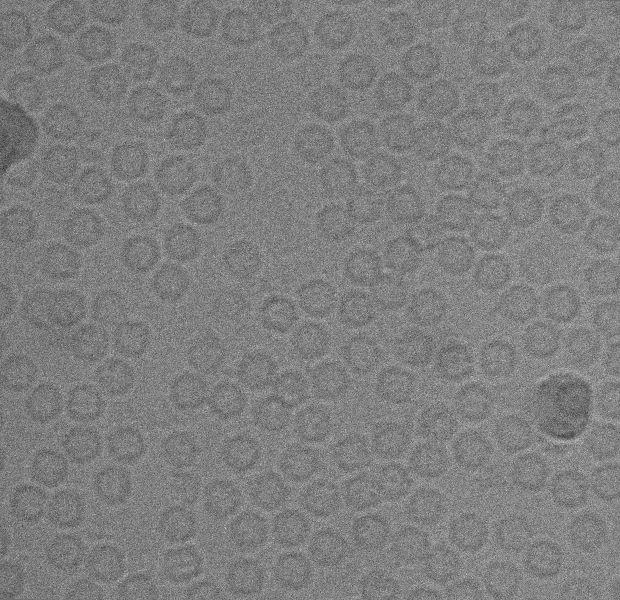
%> input picture Guide User Interface_GUI/Apoferritin cryo-EM dataset/May08_03.05.02.bin_avg.png, 1240 x 1200 px (shown at 1/2 size)
$ octave AutoPicker_Demo2.m   (GNU Octave 9; MATLAB toolbox functions it lacks are replaced by stand-ins)
%> lines starting %> are read from the running program, lines starting %| are printed output that depends on the picture; in (x1, y1, x2, y2) boxes, pixels count from 0 and x2, y2 are one past the last pixel; in counts of white or black regions, pixels touching at a corner belong together; the program's own positions count from 1
### Main File/Pre-processing Stage/Signle Particle Detection_Demo/Our_Clustering1.m
function [cluster_image] = Our_Clustering1(im)
%UNTITLED Summary of this function goes here
%   Detailed explanation goes here
% douple the image
img=double(im);

[row,col,color_mp]= size(img);

% Convert the image from 2D to 1D image space...
img_vector = img(:);

% specify number of clusters
Clusters=4;

Cluster = cell(1,Clusters);
Cluster(:) = {zeros(size(img_vector,1),1);};

% Range
range = max(img_vector) - min(img_vector);

% Determine the # of steps
stepv = range/Clusters;
% Cluster initialization
K=stepv:stepv:max(img_vector);

for ii=1:size(img_vector,1)
    difference = abs(K-img_vector(ii));
    [y,ind]=min(difference);
    Cluster{ind}(ii)=img_vector(ii);
end

cluster_1=reshape(Cluster{1,1},[row col]);
C1=cluster_1;C1(cluster_1~=0)=1;
cluster_2=reshape(Cluster{1,2},[row col]);
C2=cluster_2;C2(cluster_2~=0)=2;
cluster_3=reshape(Cluster{1,3},[row col]);
C3=cluster_3;C3(cluster_3~=0)=3;
cluster_4=reshape(Cluster{1,4},[row col]);
C4=cluster_4;C4(cluster_4~=0)=4;
%
figure;suptitle('Clustering using Our Clustering');
subplot 221; imshow(C1);title('Cluster #1');
subplot 222; imshow(C2);title('Cluster #2');
subplot 223; imshow(C3);title('Cluster #3');
subplot 224; imshow(C4);title('Cluster #4');
%%
cluster1=bwareaopen(cluster_1,0);
figure; imshow(cluster1);
cluster1=bwareaopen(cluster_1,100);
figure; imshow(cluster1);title('CryoEM-Binary Mask Image');
binIM=cluster1;
SE=strel('disk',1);
cluster2=imerode(binIM,SE);
k=imfill(cluster2,'holes');
BW = imclose(k,SE);imshow(BW,[]);
cluster3=bwareaopen(BW,0);
cluster3=imdilate(cluster3,SE);
figure; imshow(cluster3);title('CryoEM-Binary Mask Image');
cluster_image=cluster3;

end

### Main File/Pre-processing Stage/Signle Particle Detection_Demo/K_means_Clustering1.m
function [cluster_image] = K_means_Clustering(img)
%UNTITLED2 Summary of this function goes here
%   Detailed explanation goes here
 % specify number of clusters
    ab = double(img);
    nrows = size(ab,1);
    ncols = size(ab,2);
    ab = reshape(ab,nrows*ncols,1);

    nColors = 4;
    % repeat the clustering 3 times to avoid local minima
    [cluster_idx, cluster_center] = kmeans(ab,nColors,'distance','sqEuclidean', 'Replicates', 3);

    pixel_labels = reshape(cluster_idx,nrows,ncols);
    imshow(pixel_labels,[]);

    % Sort the Clusters
    Ckm1=pixel_labels;Ckm1(pixel_labels~=1)=0;
    Ckm2=pixel_labels;Ckm2(pixel_labels~=2)=0;
    Ckm3=pixel_labels;Ckm3(pixel_labels~=3)=0;
    Ckm4=pixel_labels;Ckm4(pixel_labels~=4)=0;

    figure;suptitle('Clustering using K-means');
    subplot 221; imshow(Ckm1);title('Cluster #1');
    subplot 222; imshow(Ckm2);title('Cluster #2');
    subplot 223; imshow(Ckm3);title('Cluster #3');
    subplot 224; imshow(Ckm4);title('Cluster #4');
    disp(' ');
    clc;
    disp('_________________________________________________________');
    disp('                                                         ');
    disp('   S  E  G  M  E  N  T  A  T  I  O  N   -  S  T  E  P    ');
    disp('              U S I N G   K - M E A N S                  ');
    disp('_________________________________________________________');
    disp(' ');
    sel=input('Select Propoer Cluster #:" ');
    %
    if sel==1
        cluster=Ckm1;
    elseif sel==2
        cluster=Ckm2;
    elseif sel==3
        cluster=Ckm3;
    else
        cluster=Ckm4;
    end
% %% for Image 35
cluster1=bwareaopen(cluster,0);
figure; imshow(cluster1);
cluster1=bwareaopen(cluster,100);
figure; imshow(cluster1);title('CryoEM-Binary Mask Image');
binIM=cluster1;
SE=strel('disk',1);
cluster2=imerode(binIM,SE);
k=imfill(cluster2,'holes');
BW = imclose(k,SE);imshow(BW,[]);
cluster3=bwareaopen(BW,0);
cluster3=imdilate(cluster3,SE);
figure; imshow(cluster3);title('CryoEM-Binary Mask Image');
cluster_image=cluster3;
end

### Main File/Pre-processing Stage/Signle Particle Detection_Demo/FCM_Clustering1.m
function [cluster_image] = FCM_Clustering(img)
%UNTITLED2 Summary of this function goes here
%   Detailed explanation goes here
 % specify number of clusters
    clusterNum = 4;
    [ Unow, center, now_obj_fcn ] = FCMforImage( img, clusterNum );
    figure;
    subplot(2,2,1); imshow(img,[]);
    % [4 lines of commented-out code are left out]
    Ckfm1=imbinarize(Unow(:,:,1));
    Ckfm2=imbinarize(Unow(:,:,2));
    Ckfm3=imbinarize(Unow(:,:,3));
    Ckfm4=imbinarize(Unow(:,:,4));

    figure;suptitle('Clustering using FCM');
    subplot 221; imshow(Ckfm1);title('Cluster #1');
    subplot 222; imshow(Ckfm2);title('Cluster #2');
    subplot 223; imshow(Ckfm3);title('Cluster #3');
    subplot 224; imshow(Ckfm4);title('Cluster #4');
    %
    clc;
    disp('_________________________________________________________');
    disp('                                                         ');
    disp('   S  E  G  M  E  N  T  A  T  I  O  N   -  S  T  E  P    ');
    disp('                   U S I N G   F C M                     ');
    disp('_________________________________________________________');
    disp(' ');
    sel=input('Select Propoer Cluster #:" ');
    if sel==1
        cluster=Ckfm1;
    elseif sel==2
        cluster=Ckfm2;
    elseif sel==3
        cluster=Ckfm3;
    else
        cluster=Ckfm4;
    end
%
cluster1=bwareaopen(cluster,0);
figure; imshow(cluster1);
cluster1=bwareaopen(cluster,100);
figure; imshow(cluster1);title('CryoEM-Binary Mask Image');
binIM=cluster1;
SE=strel('disk',1);
cluster2=imerode(binIM,SE);
k=imfill(cluster2,'holes');
BW = imclose(k,SE);imshow(BW,[]);
cluster3=bwareaopen(BW,0);
cluster3=imdilate(cluster3,SE);
figure; imshow(cluster3);title('CryoEM-Binary Mask Image');
cluster_image=cluster3;
end

### Main File/Pre-processing Stage/Signle Particle Detection_Demo/AutoPicker_Demo2.m
clc; close all; clear all;

[img,path]=uigetfile('*.png','Select any cryo-EM Image...');
%> the answer given: ../../../Guide User Interface_GUI/Apoferritin cryo-EM dataset/May08_03.05.02.bin_avg.png
% open the directory box
str=strcat(path,img);

% read the MRI image from the spesific directory
originalImage=imread(str);
%> originalImage is the input picture: size 1200x1240 uint16; min 0, max 65535, mean 32767.2
% originalImage=rgb2gray(originalImage);
originalImage = imresize(originalImage,.5);
%> originalImage: size 600x620 uint16
imwrite(originalImage,'test.tiff');
figure;imshow(originalImage); title('Original Cryo-Image');
figure; imhist(originalImage);title('Histogram of the Original Cryo-Image');
%
%% Pre-processing Part
z=mat2gray(originalImage);
figure;imshow(z);title('Normalized cryo-EM Image')
figure; imhist(z);title('Histogram of the Cryo-Image');
%> after `title('Histogram of the Cryo-Image')`:
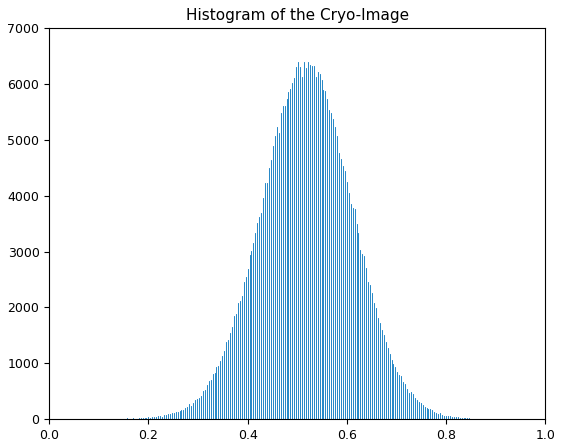
%> figure redrawn from the program's plot data; highest point at x = 0.522, y = 6399
% imwrite(z,'test.tiff');
Inormalized=z;
limit=stretchlim(Inormalized);
%> limit = [0.3; 0.735]
ad=imadjust(Inormalized,[limit(1) limit(2)]);
figure;imshow(ad);title('CTF Image Adjusment')
figure; imhist(ad);title('Histogram of the Cryo-Image');
%
% imwrite(Inormalized,'DM3.tif');
I = histeq(ad);
figure; imshow(I); title('Cryo-EM Hostogram Equalization');
figure; imhist(I);title('Histogram of the Cryo-Image');
%
K = wiener2(I,[5 5]);
figure; imshow(K); title('Cryo-EM Restoration');
figure; imhist(K);title('Histogram of the Restored Cryo-Image');
% imwrite(K,'Test.tif');
%
I = histeq(K);
figure; imshow(I); title('Histogram Equlaizer of Cryo-Image');
figure; imhist(I);title('Histogram of the Equalization Cryo-Image');
%
g=adapthisteq(I,'clipLimit',.02,'Distribution','rayleigh');
figure; imshow(I); title('Adaptive Histogram Equlaizer Cryo-Image');
figure; imhist(I);title('Histogram of the Equalization Cryo-Image');
%
im=adapthisteq(g,'clipLimit',.99,'Distribution','rayleigh');
figure;imshow(im);title('Adaptive Cryo-EM Histo-Equal.')
figure; imhist(im);title('Histogram of the Adaptive Cryo-EM Histo-Equal.');
%
% im=imguidedfilter(im);im=imguidedfilter(im);
% im=imguidedfilter(im);im=imguidedfilter(im);
% im=imadjust(im);
figure;imshow(im);title('Gaudided Filtering')
figure; imhist(im);title('Histogram of the Gaudided Filtering');
% %
% SE=strel('disk',5);J = imclose(im,SE);J2=imadjust(J,[.5,.9]);
% figure;imshow(J2,[]);title('Post-processing Morphological Operation')
% figure; imhist(J2);title('Histogram of the ost-processing Morphological Operation');
% imwrite(im,'DM3_tested.tif');
imcl=imopen(im,strel('disk',1));
imcl=imopen(imcl,strel('disk',1));
imcl=imopen(imcl,strel('disk',1));
imcl=imopen(imcl,strel('disk',1));
imcl=imopen(imcl,strel('disk',1));
%
figure;imshow(imcl);title('Morphological Image Operation')
figure; imhist(imcl);title('Histogram of Morphological Image Operation');
%> after `title('Histogram of Morphological Image Operation')`:
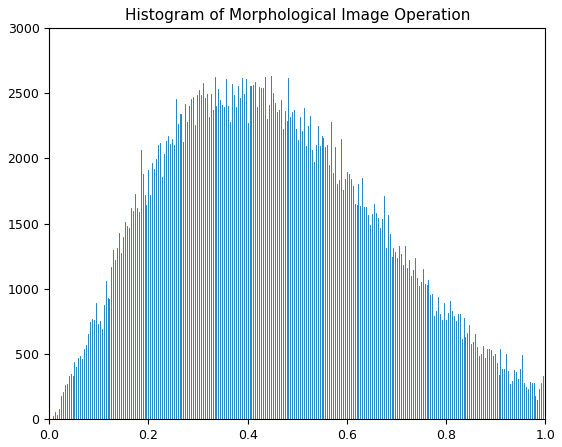
%> figure redrawn from the program's plot data; highest point at x = 0.447, y = 2630
J2=imcl;
% [7 lines of commented-out code are left out]
%% Clustering....
disp('_______________________________________________________________________');
disp('                                                                       ');
disp('        S I N G L E - P A R T I C L E - D E T E C T I O N ');
disp('                                                                       ');
disp('_______________________________________________________________________');
disp(' ');
disp('         1: Our Clustering Approach              ');
disp('         2: K-means Clustering Approach              ');
disp('         3: FCM Clustering Approach              ');
disp('         4: Exit ');
disp('_______________________________________________________________________');
disp(' ');
% choice=input('Selct your choice : ');
% if choice==1
% Our Approach
    tic;
    [cluster1] = Our_Clustering1(J2);
%> in Our_Clustering1, `range = max(img_vector) - min(img_vector);`: range = 1
%> in Our_Clustering1, `stepv = range/Clusters;`: stepv = 0.25
%> in Our_Clustering1, `K=stepv:stepv:max(img_vector);`: K = [0.25 0.5 0.75 1]
%> the loop in Our_Clustering1, `for ii=1:size(img_vector,1)` made 372000 passes
%> (difference, y, ind) on passes 1 to 3: ([0.0498 0.3 0.55 0.8], 0.0498, 1), ([0.0461 0.204 0.454 0.704], 0.0461, 1), ([0.156 0.0943 0.344 0.594], 0.0943, 2)
%> after the loop in Our_Clustering1, `for ii=1:size(img_vector,1)`: Cluster = 4 items
%> in Our_Clustering1, `C1(cluster_1~=0)=1`:
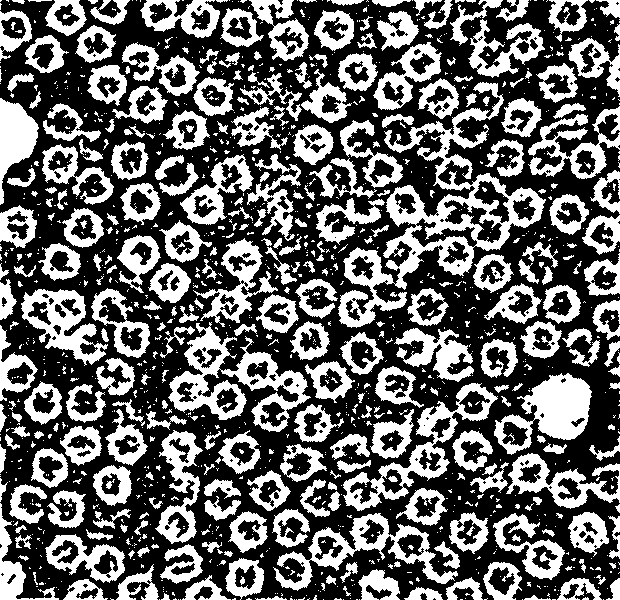
%> C1: size 600x620 double; values 0 (black) and 1 (white), 39.8% white; 1235 white regions (906 under 20 px), largest, box (x1, y1, x2, y2) and area: (338, 82, 546, 328) 10576, (168, 322, 311, 432) 5171, (494, 373, 592, 455) 3817
%> in Our_Clustering1, `C2(cluster_2~=0)=2`: C2: size 600x620 double; values 0 (black) and 2 (white), 38.4% white; 929 white regions (616 under 20 px), largest, box (x1, y1, x2, y2) and area: (0, 0, 451, 600) 36216, (153, 0, 423, 188) 10624, (364, 227, 620, 485) 8608
%> in Our_Clustering1, `C3(cluster_3~=0)=3`:
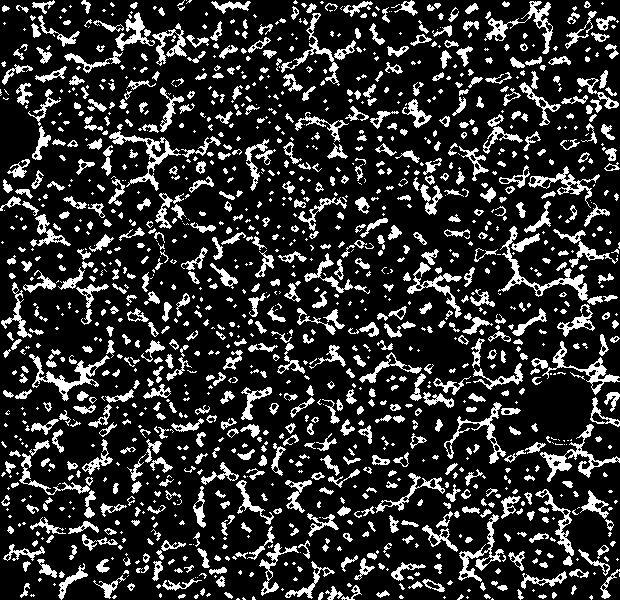
%> C3: size 600x620 double; values 0 (black) and 3 (white), 18.6% white; 1413 white regions (664 under 20 px), largest, box (x1, y1, x2, y2) and area: (498, 226, 588, 301) 923, (540, 424, 620, 482) 874, (29, 354, 110, 401) 819
%> in Our_Clustering1, `C4(cluster_4~=0)=4`: C4: size 600x620 double; values 0 (black) and 4 (white), 3.2% white; 625 white regions (423 under 20 px), largest, box (x1, y1, x2, y2) and area: (548, 367, 591, 381) 199, (548, 436, 584, 445) 135, (462, 375, 492, 386) 123
%> in Our_Clustering1, `cluster2=imerode(binIM,SE);`: cluster2: size 600x620 logical; 26.4% white; 444 white regions (196 under 20 px), largest, box (x1, y1, x2, y2) and area: (522, 374, 591, 439) 2822, (387, 174, 545, 250) 2781, (22, 290, 105, 364) 2010
%> in Our_Clustering1, `k=imfill(cluster2,'holes');`: k: size 600x620 logical; 34.7% white; 413 white regions (170 under 20 px), largest, box (x1, y1, x2, y2) and area: (387, 174, 545, 250) 5562, (169, 327, 246, 419) 3157, (522, 374, 591, 439) 2979
%> in Our_Clustering1, `cluster3=imdilate(cluster3,SE);`: cluster3: size 600x620 logical; 42.4% white; 265 white regions (38 under 20 px), largest, box (x1, y1, x2, y2) and area: (386, 173, 546, 251) 6027, (168, 323, 247, 420) 3559, (308, 513, 458, 584) 3418
    time1=toc;
    figure;imshow(cluster1);title('Cryo-EM Binary Mask');
    fprintf(' Time consuming for Particle Detection using Our Approach is : %f\n', time1);
    pause;
% elseif choice==2
% K-Means
    tic;
    [cluster2] = K_means_Clustering1(J2);
%> in K_means_Clustering, `[cluster_idx, cluster_center] = kmeans(ab,nColors,'distance','sqEuclid..`: cluster_center = [0.575; 0.384; 0.194; 0.802]
%> in K_means_Clustering, `pixel_labels = reshape(cluster_idx,nrows,ncols);`:
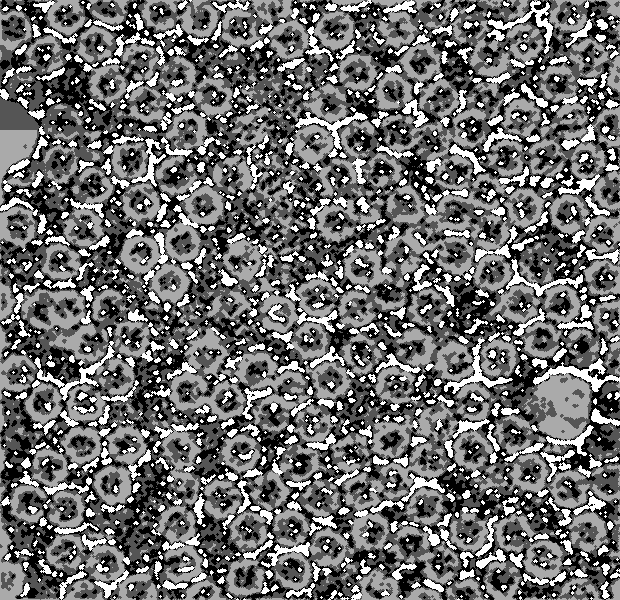
%> pixel_labels: size 600x620 double; min 1, max 4, mean 2.28; drawn with min black and max white
%> in K_means_Clustering, `Ckm1(pixel_labels~=1)=0`: Ckm1: size 600x620 double; values 0 (black) and 1 (white), 27.5% white; 1634 white regions (1023 under 20 px), largest, box (x1, y1, x2, y2) and area: (0, 303, 118, 504) 3435, (101, 332, 196, 560) 3142, (0, 177, 160, 331) 3113
%> in K_means_Clustering, `Ckm2(pixel_labels~=2)=0`:
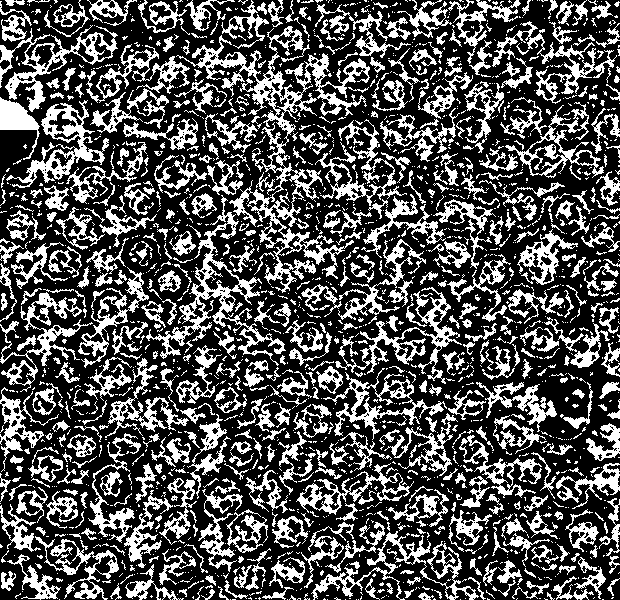
%> Ckm2: size 600x620 double; values 0 (black) and 2 (white), 32.2% white; 1780 white regions (1248 under 20 px), largest, box (x1, y1, x2, y2) and area: (176, 26, 370, 293) 8073, (146, 195, 286, 366) 3287, (335, 287, 462, 384) 2192
%> in K_means_Clustering, `Ckm3(pixel_labels~=3)=0`: Ckm3: size 600x620 double; values 0 (black) and 3 (white), 25.4% white; 1395 white regions (991 under 20 px), largest, box (x1, y1, x2, y2) and area: (531, 373, 591, 440) 2327, (169, 371, 246, 420) 1220, (0, 130, 37, 205) 1198
%> in K_means_Clustering, `Ckm4(pixel_labels~=4)=0`: Ckm4: size 600x620 double; values 0 (black) and 4 (white), 14.9% white; 1306 white regions (626 under 20 px), largest, box (x1, y1, x2, y2) and area: (533, 358, 620, 392) 767, (34, 341, 115, 401) 696, (488, 1, 553, 54) 641
%> the answer given: 1
%> in K_means_Clustering, `cluster2=imerode(binIM,SE);`: cluster2: size 600x620 logical; 8.3% white in thin lines or dots
%> in K_means_Clustering, `k=imfill(cluster2,'holes');`: k: size 600x620 logical; 8.4% white in thin lines or dots
%> in K_means_Clustering, `cluster3=imdilate(cluster3,SE);`:
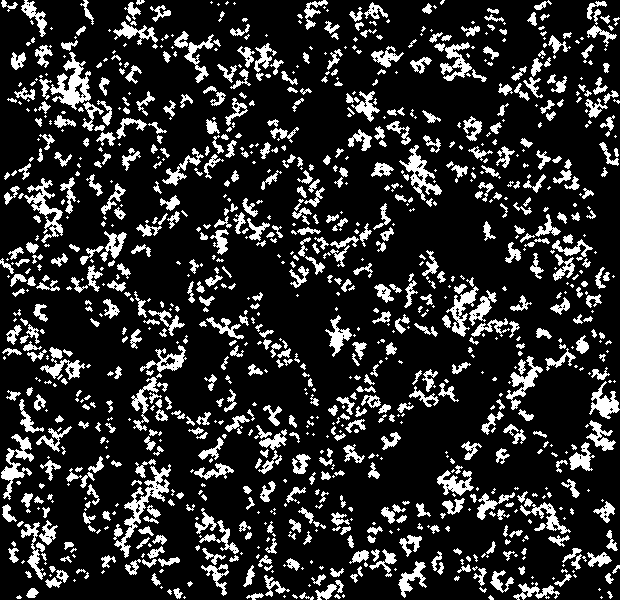
%> cluster3: size 600x620 logical; 17% white; 1112 white regions (488 under 20 px), largest, box (x1, y1, x2, y2) and area: (114, 464, 171, 558) 1032, (50, 52, 91, 110) 995, (24, 178, 63, 243) 737
%> the run ends on the next line
    time2=toc;
    figure;imshow(cluster1);title('Cryo-EM Binary Mask');
    fprintf(' Time consuming for Particle Detection using K-means is : %f\n', time2);
    pause;
% elseif choice==3
% FCM
     tic;
    [cluster3] = FCM_Clustering1(J2);
